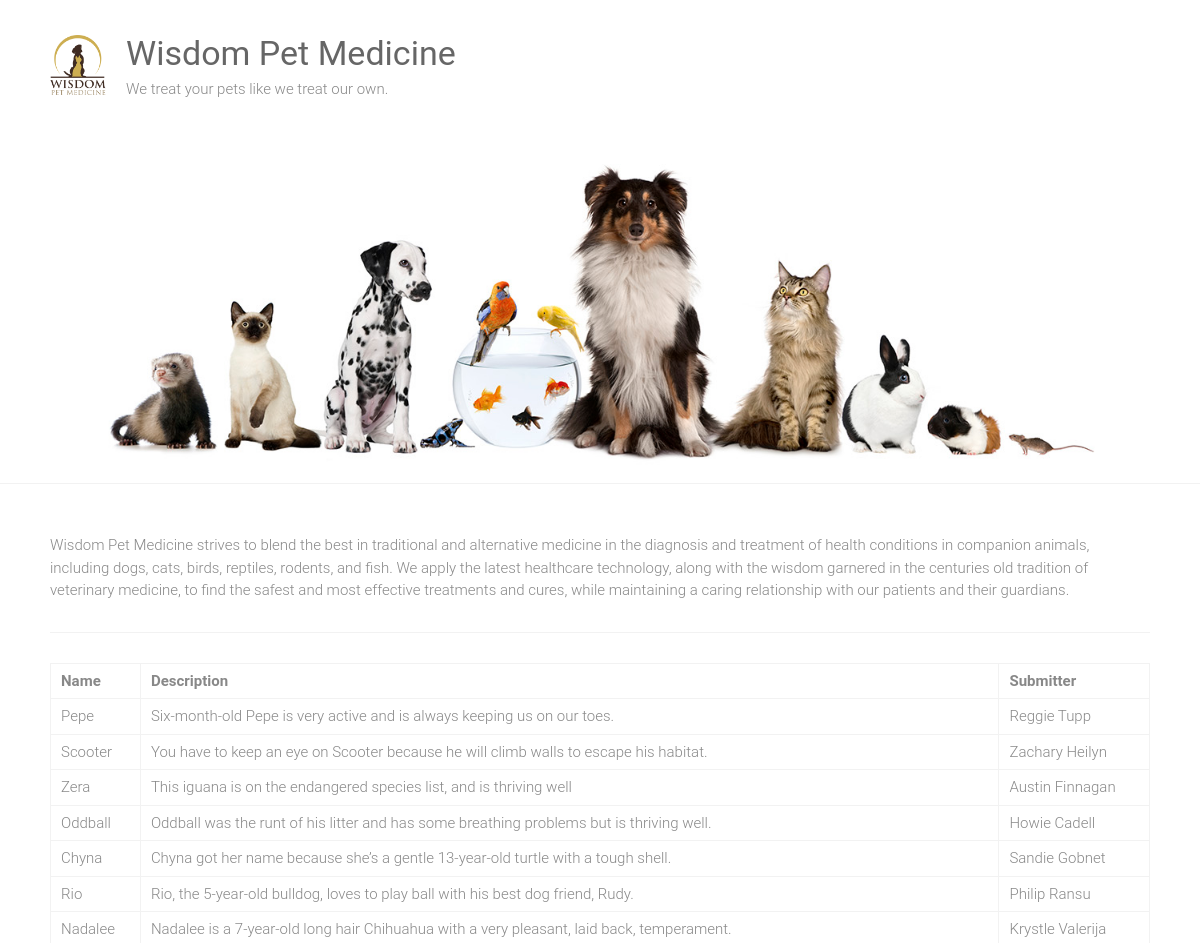
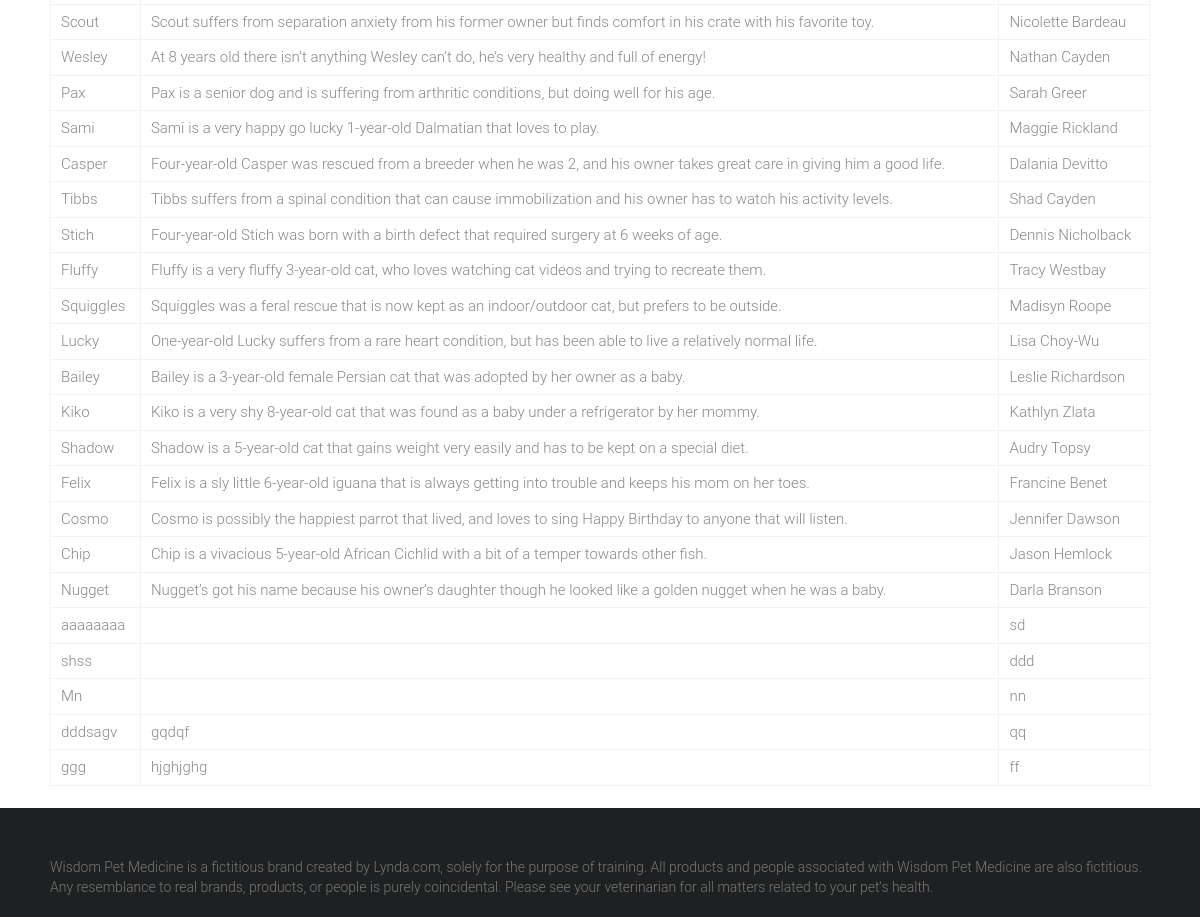
The app's page /pets_list with its own data (2 pictures, top to bottom).
### adoptioions/models.py (models this page shows)
class Pet(models.Model):
    SEX_CHOICES = [('M', 'Male'), ('F', 'Female')]
    name = models.CharField(max_length=100)
    submitter = models.CharField(max_length=100)
    species = models.CharField(max_length=30)
    breed = models.CharField(max_length=30, blank=True)
    description = models.TextField()
    sex = models.CharField(choices=SEX_CHOICES, max_length=1, blank=True)
    submission_date = models.DateTimeField(blank=True)
    age = models.IntegerField(null=True)
    vaccinations = models.ManyToManyField('Vaccine', blank=True)

### adoptioions/views.py (the view)
def page(request):
    pets_list = Pet.objects.all()
    last_pet = 0
    if 'last_pet' in request.session:
        last_pet = Pet.objects.get(id = request.session['last_pet'])
        pets_list = pets_list.exclude(id = request.session['last_pet'])
    return render(request, 'pet_list.html', {'pets_list': pets_list, 'last_pet' : last_pet})

### adoptioions/templates/pet_list.html (shortened to what this page needs)
{% extends "base.html" %}
{% block content %}
<table>
    <tr>
        <th>Name</th>
        <th>Description</th>
        <th>Submitter</th>
    </tr>
    {% for pet in pets_list %}
    <tr>
        <td>{{ pet.name }}</td>
        <td>{{ pet.description }}</td>
        <td>{{ pet.submitter }}</td>
    </tr>
    {% endfor %}
</table>
{% endblock %}

### adoptioions/templates/base.html (shortened to what this page needs)
{% load static %}
<html lang="en-US">
    <head>
        <link rel="stylesheet" id="ample-style-css" href="{% static 'style.css' %}" type="text/css" media="all">
    </head>
    <body class="wide">
        <div id="page" class="hfeed site">
            <header>
                <div class="header">
                    <div class="main-head-wrap inner-wrap clearfix">
                        <div id="header-logo-image">
                            <a href="/">
                                <img src="{% static 'images/logo.png' %}" alt="Wisdom Pet Medicine">
                            </a>
                        </div>
                        <div id="header-text" class="">
                            <h1 id="site-title">
                                <a href="/" title="Wisdom Pet Medicine" rel="home">Wisdom Pet Medicine</a>
                            </h1>
                            <p>We treat your pets like we treat our own.</p>
                        </div>
                    </div>
                    <img src="{% static 'images/header.jpg' %}" alt="Wisdom Pet Medicine">
                </div>
            </header>
            <div class="main-wrapper">
                <div class="single-page clearfix">
                    <div class="inner-wrap">
                        <p>Wisdom Pet Medicine strives to blend the best in traditional and alternative medicine in the diagnosis and treatment of health conditions in companion animals, including dogs, cats, birds, reptiles, rodents, and fish. We apply the latest healthcare technology, along with the wisdom garnered in the centuries old tradition of veterinary medicine, to find the safest and most effective treatments and cures, while maintaining a caring relationship with our patients and their guardians.</p>
                        <hr>
                        <div>
                            {% block content %}
                            {% endblock %}
                        </div>
                    </div>
                </div>
            </div>
            <footer id="colophon">
                <div class="inner-wrap">
                    Wisdom Pet Medicine is a fictitious brand created by Lynda.com, solely for the purpose of training. All products and people associated with Wisdom Pet Medicine are also fictitious. Any resemblance to real brands, products, or people is purely coincidental. Please see your veterinarian for all matters related to your pet's health.
                </div>
            </footer>
        </div>
    </body>
</html>

### static/style.css (style rules this page uses)
html, body, div, span, applet, object, iframe, h1, h2, h3, h4, h5, h6, p, blockquote, pre, a, abbr, acronym, address, big, cite, code, del, dfn, em, font, ins, kbd, q, s, samp, small, strike, strong, sub, sup, tt, var, dl, dt, dd, ol, ul, li, fieldset, form, label, legend, table, caption, tbody, tfoot, thead, tr, th, td { border: 0; font: inherit; font-size: 100%; font-style: inherit; font-weight: inherit; margin: 0; outline: 0; padding: 0; vertical-align: baseline; }
html { overflow-y: scroll; -webkit-text-size-adjust: 100%; -ms-text-size-adjust: 100%; }
article, aside, details, figcaption, figure, footer, header, main, nav, section { display: block; }
h1, h2, h3, h4, h5, h6 { color: #666666; line-height: 1.4; padding-bottom: 15px; font-weight: normal; }
h1 { font-size: 30px; }
body, button, input, select, textarea { color: #888888; font-size: 15px; line-height: 1.5; font-family: 'Roboto', sans-serif; font-weight: 300; }
p { color: #888888; font-size: 15px; line-height: 1.5; margin-bottom: 15px; font-weight: 300; }
table { border-collapse: collapse; border-spacing: 0; margin: 0 0 1.5em; width: 100%; }
th { font-weight: bold; }
th, td { border: 1px solid #f2f2f2; padding: 6px 10px; }
caption, th, td { text-align: left; }
body { background: #f2f2f2; }
hr { border-color: #f2f2f2; border-style: solid none none; border-width: 1px 0 0; height: 0; margin: 30px 0; }
a { color: #80abc8; text-decoration: none; -webkit-transition: 0.25s ease-in-out; -moz-transition: 0.25s ease-in-out; transition: 0.25s ease-in-out; -ms-transition: 0.25s ease-in-out; -o-transition: 0.25s ease-in-out; }
img { max-width: 100%; height: auto; vertical-align: top; margin-bottom: 18px; }
a img { border: 0; }
.clearfix:after { visibility: hidden; display: block; font-size: 0; content: " "; clear: both; height: 0; }
.clearfix { display: inline-block; }
.clearfix { display: block; }
body { padding-top: 30px; padding-bottom: 30px; }
body.wide { padding-top: 0; padding-bottom: 0; }
#page { background-color: #ffffff; margin: 0 auto; max-width: 1180px; box-shadow: 0 1px 2px 0 rgba(0, 0, 0, 0.1); }
.wide #page { max-width: 100%; }
.inner-wrap { max-width: 1100px; margin: 0 auto; }
.main-head-wrap { padding: 30px 0; }
.header { border-bottom: 1px solid #f2f2f2; }
#header-logo-image { float: left; padding: 5px 20px 5px 0; max-width: 100%; }
#header-logo-image img { margin-bottom: 0px; max-height: 60px; height: auto; width: auto; }
#header-text { float: left; padding-right: 20px; }
#site-title { padding-bottom: 0; }
#site-title a { color: #666666; font-size: 34px; }
.single-page { margin-top: 50px; }
.single-page p { margin-bottom: 10px; }
#colophon { font-size: 14px; clear: both; color: #777; background-color: #1f2021; overflow: hidden; padding: 50px 0 20px; }
#colophon, #colophon p { font-size: 14px; line-height: 1.4; }

### records on screen
Pet: name "Pepe", description "Six-month-old Pepe is very active and is always keeping us on our toes.", submitter "Reggie Tupp"
Pet: name "Scooter", description "You have to keep an eye on Scooter because he will climb walls to escape his habitat.", submitter "Zachary Heilyn"
Pet: name "Zera", description "This iguana is on the endangered species list, and is thriving well", submitter "Austin Finnagan"
Pet: name "Oddball", description "Oddball was the runt of his litter and has some breathing problems but is thriving well.", submitter "Howie Cadell"
Pet: name "Chyna", description "Chyna got her name because she’s a gentle 13-year-old turtle with a tough shell.", submitter "Sandie Gobnet"
Pet: name "Rio", description "Rio, the 5-year-old bulldog, loves to play ball with his best dog friend, Rudy.", submitter "Philip Ransu"
Pet: name "Nadalee", description "Nadalee is a 7-year-old long hair Chihuahua with a very pleasant, laid back, temperament.", submitter "Krystle Valerija"
Pet: name "Scout", description "Scout suffers from separation anxiety from his former owner but finds comfort in his crate with his favorite toy.", submitter "Nicolette Bardeau"
Pet: name "Wesley", description "At 8 years old there isn’t anything Wesley can’t do, he’s very healthy and full of energy!", submitter "Nathan Cayden"
Pet: name "Pax", description "Pax is a senior dog and is suffering from arthritic conditions, but doing well for his age.", submitter "Sarah Greer"
Pet: name "Sami", description "Sami is a very happy go lucky 1-year-old Dalmatian that loves to play.", submitter "Maggie Rickland"
Pet: name "Casper", description "Four-year-old Casper was rescued from a breeder when he was 2, and his owner takes great care in giving him a good life.", submitter "Dalania Devitto"
Pet: name "Tibbs", description "Tibbs suffers from a spinal condition that can cause immobilization and his owner has to watch his activity levels.", submitter "Shad Cayden"
Pet: name "Stich", description "Four-year-old Stich was born with a birth defect that required surgery at 6 weeks of age.", submitter "Dennis Nicholback"
Pet: name "Fluffy", description "Fluffy is a very fluffy 3-year-old cat, who loves watching cat videos and trying to recreate them.", submitter "Tracy Westbay"
Pet: name "Squiggles", description "Squiggles was a feral rescue that is now kept as an indoor/outdoor cat, but prefers to be outside.", submitter "Madisyn Roope"
Pet: name "Lucky", description "One-year-old Lucky suffers from a rare heart condition, but has been able to live a relatively normal life.", submitter "Lisa Choy-Wu"
Pet: name "Bailey", description "Bailey is a 3-year-old female Persian cat that was adopted by her owner as a baby.", submitter "Leslie Richardson"
Pet: name "Kiko", description "Kiko is a very shy 8-year-old cat that was found as a baby under a refrigerator by her mommy.", submitter "Kathlyn Zlata"
Pet: name "Shadow", description "Shadow is a 5-year-old cat that gains weight very easily and has to be kept on a special diet.", submitter "Audry Topsy"
Pet: name "Felix", description "Felix is a sly little 6-year-old iguana that is always getting into trouble and keeps his mom on her toes.", submitter "Francine Benet"
Pet: name "Cosmo", description "Cosmo is possibly the happiest parrot that lived, and loves to sing Happy Birthday to anyone that will listen.", submitter "Jennifer Dawson"
Pet: name "Chip", description "Chip is a vivacious 5-year-old African Cichlid with a bit of a temper towards other fish.", submitter "Jason Hemlock"
Pet: name "Nugget", description "Nugget’s got his name because his owner’s daughter though he looked like a golden nugget when he was a baby.", submitter "Darla Branson"
Pet: name "aaaaaaaa", submitter "sd"
Pet: name "shss", submitter "ddd"
Pet: name "Mn", submitter "nn"
Pet: name "dddsagv", description "gqdqf", submitter "qq"
Pet: name "ggg", description "hjghjghg", submitter "ff"
